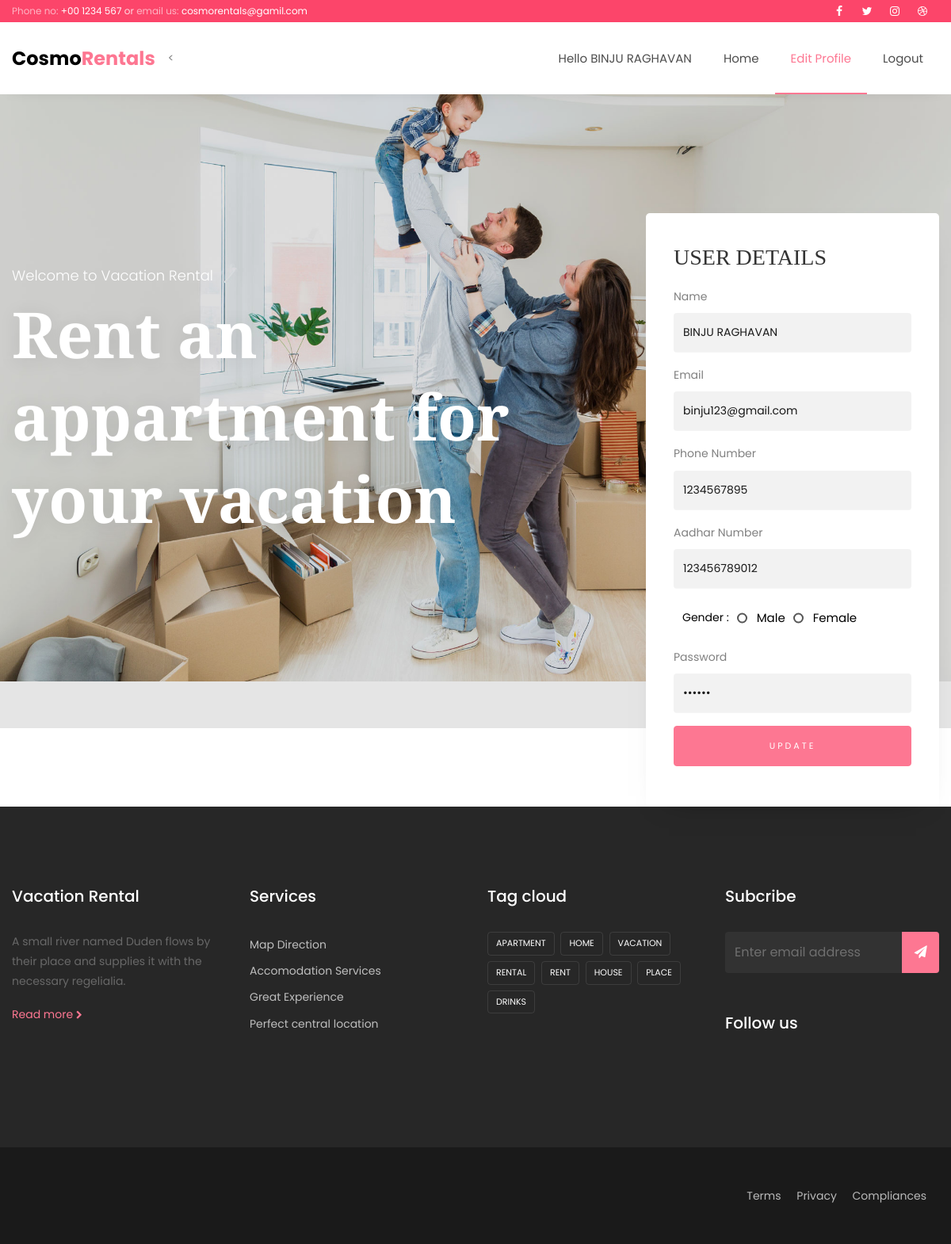
/customer/cus_edit.php (signed in), run on the app's committed database.
### tables this page shows
CREATE TABLE `customer` (
  `reg_id` int(20) NOT NULL,
  `fname` varchar(50) NOT NULL,
  `email` varchar(50) NOT NULL,
  `phno` varchar(10) NOT NULL,
  `aadhar` varchar(12) NOT NULL,
  `gender` varchar(20) NOT NULL,
  `login_id` int(20) NOT NULL
);

### customer/cus_edit.php (the view, shortened to what this page needs)
<?php
 include "header.php";
 $log=$_SESSION['login_id'];
include "connection.php";
$row="SELECT * from customer,login where login.login_id=customer.login_id and login.login_id='$log'";
$result=mysqli_query($conn,$row);
$query=mysqli_fetch_array($result);
?>
<head>
</head>
<nav class="navbar navbar-expand-lg navbar-dark ftco_navbar bg-dark ftco-navbar-light" id="ftco-navbar">
	    <div class="container">
	    	<a class="navbar-brand" href="index.html">Cosmo<span>Rentals</span></a>
	      <div class="collapse navbar-collapse" id="ftco-nav">
		  <<?php
		include '../connection.php';
		$result="SELECT fname FROM customer";
		$sql=mysqli_query($conn,$result);
		$data=mysqli_fetch_array($sql)
		?>
	        <ul class="navbar-nav ml-auto">
				<li class="nav-item"> <span class="nav-link">Hello <?php echo $data['fname'];?></span></li>
	        <ul class="navbar-nav ml-auto">
	        	<li class="nav-item "><a href="index.php" class="nav-link">Home</a></li>
	        	<li class="nav-item active"><a href="cus_edit.php" class="nav-link">Edit Profile</a></li>
			  <li class="nav-item"><a href="logout.php" class="nav-link">Logout</a></li>
	        </ul>
	      </div>
	    </div>
	  </nav>
<div class="hero-wrap js-fullheight" style="background-image: url('images/bg_1.jpg');" data-stellar-background-ratio="0.5">
      <div class="overlay"></div>
      <div class="container">
        <div class="row no-gutters slider-text js-fullheight align-items-center justify-content-start" data-scrollax-parent="true">
          <div class="col-md-7 ftco-animate">
          	<h2 class="subheading">Welcome to Vacation Rental</h2>
          	<h1 class="mb-4">Rent an appartment for your vacation</h1>
          </div>
        </div>
      </div>
    </div>
<section class="ftco-section ftco-book ftco-no-pt ftco-no-pb">
    	<div class="container">
	    	<div class="row justify-content-end">
	    		<div class="col-lg-4">
						<form action="cus_edit_action.php" method='POST' class="appointment-form">
							<h3 class="mb-3">USER DETAILS</h3>
							<div class="row">
							<div class="col-md-12">
									<div class="form-group">
                                    <label for="name">Name</label>
			    					<input type="text" name='fname' class="form-control" value="<?php echo $query['fname']?>" required>
			    				</div>
								</div>
								<div class="col-md-12">
									<div class="form-group">
                                    <label for="name">Email</label>
			    					<input type="email" name='email' class="form-control" value="<?php echo $query['email']?>" required>
			    				</div>
								</div>
								<div class="col-md-12">
                                <div class="form-group">
                                <label for="name">Phone Number</label>
                                  <input type="text" class="form-control" value="<?php echo $query['phno']?>" name="phno" required
                                  pattern="[0-9]{10}" title="Please enter a 10-digit phone number (numbers only)">
                                 </div>
                                </div>
								<div class="col-md-12">
                                <div class="form-group">
								<label for="name">Aadhar Number</label>
                                  <input type="text" class="form-control" value="<?php echo $query['aadhar']?>" name="aadhar" required
                                  pattern="[0-9]{12}" title="Please enter a valid aadhar number(numbers only)">
                                 </div>
                                </div>
								<div class="col-md-12">
								<div class="form-group">
								<div class="radio-button-container">
                                 <span>Gender : </span>
  								<div class="radio-button">
  									<label class="radio-button__label" for="radio1">
   									 <span class="radio-button__custom"></span>
 								   Male
  								</label>
									</div>
									<div class="radio-button">
  									<label class="radio-button__label" for="radio2">
    								<span class="radio-button__custom"></span>
										Female
									</label>
									</div>
								 </div>
								 </div>
								 </div>
								<div class="col-md-12">
									<div class="form-group">
                                    <label for="name">Password</label>
			    					<input type="password" name='cus_password' class="form-control" value="<?php echo $query['cus_password']?>" required>
			    				</div>
								</div>
								<div class="col-md-12">
									<div class="form-group">
			              <input type="submit" value="UPDATE" class="btn btn-primary py-3 px-4">
			            </div>
								</div>
							</div>
	    			</form>
	    		</div>
	    	</div>
	    </div>
    </section>
	<?php
	include "footer.php";
	?>

### customer/cus_edit.php (style rules this page uses)
.radio-button-container { display: flex; align-items: center; gap: 10px; margin-left: 11px; }
.radio-button-container span { color: #000000; }
.radio-button { display: inline-block; position: relative; cursor: pointer; }
.radio-button__label { display: inline-block; padding-left: 25px; margin-bottom: 10px; margin-top: 10px; position: relative; font-size: 15px; color: #000000; font-weight: 400; cursor: pointer; transition: all 0.3s ease; line-height: 1.5; }
.radio-button__custom { position: absolute; top: 50%; left: 0; transform: translateY(-50%); width: 13px; height: 13px; border-radius: 50%; border: 2px solid #555; transition: all 0.3s ease; }

### data on the page
customer: fname "BINJU RAGHAVAN", email "binju123@gmail.com", phno "1234567895", aadhar "123456789012"
